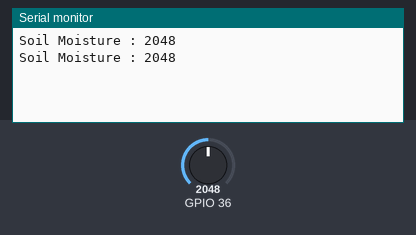
The sketch below on a simulated ESP32. Parts: the last lines printed to the serial monitor. The test bench sets the inputs (shaded band); at power-on: GPIO 36 = 2048. Nothing arrives over Bluetooth unless stated.

Above: at 1.8 s.
1.9 s: GPIO 36 set to 2866
At 2.7 s:
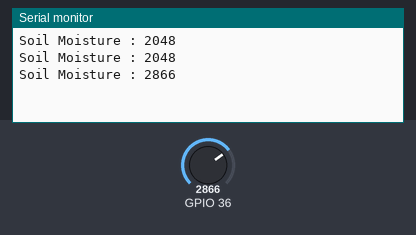
3.4 s: GPIO 36 set to 3603
At 4.8 s:
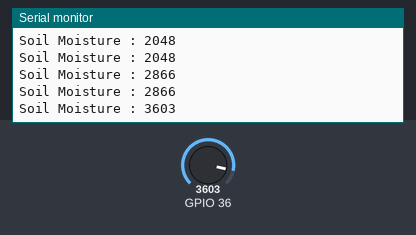
Timing chart, 0 to 6.4 s (numbered marks = the images above; inputs shaded):
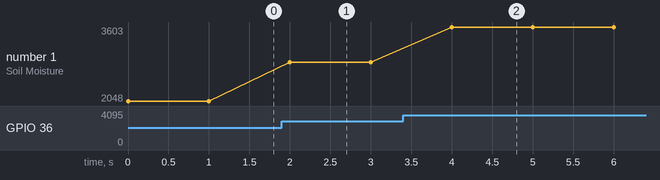

Measured:
- after the input at 1.9 s, the serial monitor: prints a new line after 0.10 s (image 1)
- after the input at 3.4 s, the serial monitor: prints a new line after 0.60 s (image 2)
- plotted number 1: 2048 → 2866 after the input at 1.9 s, 2866 → 3603 after the input at 3.4 s

The sketch:

soil_moisture_with_bluetooth.ino
```cpp
#include "BluetoothSerial.h" //블루투스 시리얼 라이브러리 사용
BluetoothSerial SerialBT;

void setup() {
  // put your setup code here, to run once:
  Serial.begin(115200);
  SerialBT.begin("ESP32"); // 표시될 블루투스 이름

}

void loop() {
  // put your main code here, to run repeatedly:
  int soilMoisture = analogRead(36);
    Serial.print("Soil Moisture : "); // 시리얼 모니터에 'OOO' 표시
    Serial.println(soilMoisture);
    SerialBT.print("Soil Moisture : ");
    SerialBT.println(soilMoisture);
    delay(1000);

  }

//  Serial.print("Soil Moisture : ");
//  Serial.print(soilMoisture);
//  Serial.print("\n");
//  delay(1000);
```
